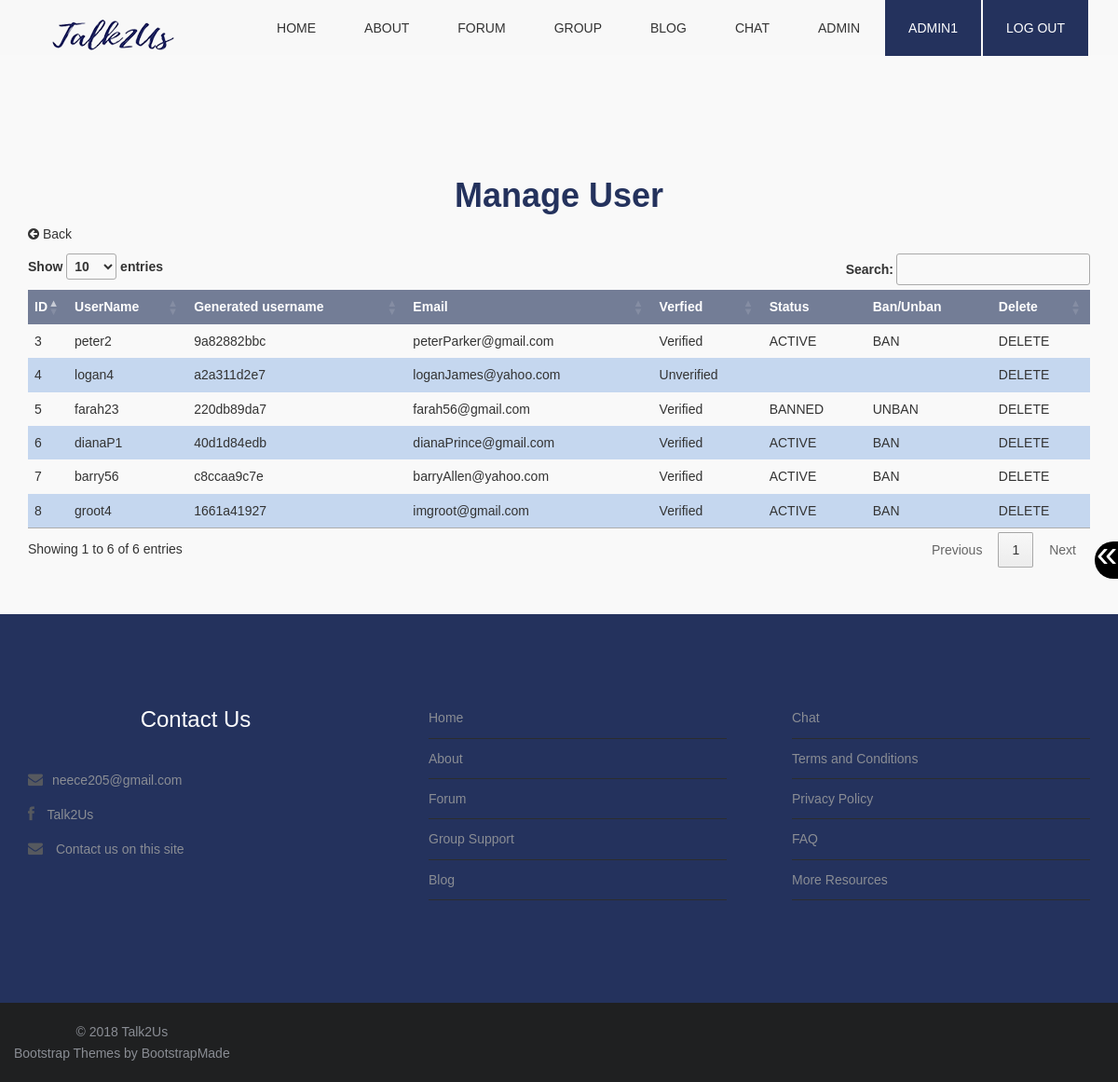
Page /manageUser.php (signed in) on the committed database.
### tables this page shows
CREATE TABLE `user` (
  `userID` int(10) NOT NULL,
  `username` varchar(50) NOT NULL,
  `usernameGen` varchar(50) NOT NULL,
  `email` varchar(50) NOT NULL,
  `passwordHash` varchar(255) NOT NULL,
  `dob` date NOT NULL,
  `accountID` int(10) NOT NULL,
  `banned` tinyint(1) NOT NULL,
  `verified` tinyint(1) NOT NULL
);

### manageUser.php (the view, shortened to what this page needs)
<?php
	require_once("function.php");
	include "database_conn.php";
	if(isset($_SESSION['userID'])){
		$accountID = $_SESSION['role'];
	}
	$sqlUser = "SELECT username, usernameGen, userID, email, banned, verified
	FROM user
	WHERE accountID=2
	ORDER BY userID";
	$rsUser = mysqli_query($conn,$sqlUser)
	or die(mysqli_error($conn));
	echo makePageStart("Talk2Us - Manage User");
	echo makeNav("");
	echo resizeButtons();
?>
<section class="box">
	<div class="container top-content">
<?php
	if (isset($_SESSION['userID'])){
		if ($accountID == "1") {
?>
	<h1><strong>Manage User</strong></h1>
<a href="admin.php" class="backButton"><p><i class="fa fa-arrow-circle-left fa-1x"></i> Back</p></a>
<?php
			if (mysqli_affected_rows($conn)>0) {
?>
	<table id="userTable">
		<thead>
			<tr>
				<th>ID</th>
				<th>UserName</th>
				<th>Generated username</th>
				<th>Email</th>
				<th>Verfied</th>
				<th>Status</th>
				<th>Ban/Unban</th>
				<th>Delete</th>
			</tr>
		</thead>
		<tbody>
<?php
				while($row = mysqli_fetch_assoc($rsUser)){
					$id				= 	$row["userID"];
					$username		=	$row["username"];
					$usernameGen	=	$row["usernameGen"];
					$email        	=	$row["email"];
					$banned        	=	$row["banned"];
					$verified       =	$row["verified"];
					echo "<tr>";
					echo "<td>$id</td>";
					echo "<td>$username</td>";
					echo "<td>$usernameGen</td>";
					echo "<td>$email</td>";
					if ($verified == "1"){
						echo "<td>Verified</td>";
					}else{
						echo "<td>Unverified</td>";
					}
					if ($verified == "1"){
						if ($banned == "0"){
							echo "<td>ACTIVE</td>";
						}else{
							echo "<td>BANNED</td>";
						}
						if($banned == "0"){
							echo "<td><a onClick=\"javascript: return confirm(' Are you sure you want to BAN $username? ');\" href=\"banUser.php?userID=$id\">BAN</a></td>";
						}else{
							echo "<td><a onClick=\"javascript: return confirm(' Are you sure you want to UNBAN $username? ');\" href=\"unbanUser.php?userID=$id\">UNBAN</a></td>";
						}
					} else{
						echo "<td></td>";
						echo "<td></td>";
					}
					echo "<td><a onClick=\"javascript: return confirm(' Are you sure you want to dlete $username? ');\" href=\"deleteUser.php?userID=$id\">DELETE</td>";
					echo "</tr>";
				}
				echo"</tbody>";
				echo"</table>";
			} else {
				echo noexist("users");
				echo "<a href=\"admin.php\"><p>Return to admin page</p></a>";
			}
		} else {
			echo wronglog("Admins");
		}
	} else {
		echo nolog();
	}
?>
</div>
</section>
<?php
	echo makeFooter();
  ?>

### css/style.css (style rules this page uses)
body { font-family: Arial, Helvetica, sans-serif; font-size:14px; font-weight:300; line-height:1.6em; color:#333; background-color:#fff; }
h1 { text-align:center; color: #24325D; }
p { color:#333; }
a { text-decoration:none; transition: all 0.1s ease-in-out; -moz-transition: all 0.1s ease-in-out; -webkit-transition: all 0.1s ease-in-out; -o-transition: all 0.1s ease-in-out; outline: none; color:#333; }
section.box { background-color:#f9f9f9; text-align:left; padding-top:50px; padding-bottom:50px; }
.inner-footer ul li,a { list-style:none; }
.top-content { margin-top: 120px !important; }
#submitblogtable td,th, #adminTable td,th,#userTable td,th,#contactTable td,th,#faqtable td,th,#faqquestable td,th, #dbCattable td,th , #applytable td,th , #postblogtable td,th , #submitblogtable td,th , #postblogcattable td,th , #repBlogtable td,th, #dbtopictable td,th, #groupmemtable td,th , #grouptable td,th,#repDBtable td,th,#repGStable td,th,#repChattable td,th { border-style: none !important; padding:0.5em !important; font-family: Arial, Helvetica, sans-serif !important; }
#submitblogtable th, #adminTable th,#userTable th,#contactTable th,#faqtable th,#faqquestable th,#dbCattable th,#applytable th,#postblogtable th,#submitblogtable th ,#postblogcattable th,#repBlogtable th,#dbtopictable th ,#groupmemtable th,#grouptable th,#repDBtable th,#repGStable th,#repChattable th { background-color: #737D96 !important; color: #FFFFFF !important; }
#submitblogtable tr:nth-of-type(even), #adminTable tr:nth-of-type(even),#userTable tr:nth-of-type(even),#contactTable tr:nth-of-type(even),#faqtable tr:nth-of-type(even),#faqquestable tr:nth-of-type(even),#dbCattable tr:nth-of-type(even),#applytable tr:nth-of-type(even),#postblogtable tr:nth-of-type(even),#submitblogtable tr:nth-of-type(even),#postblogcattable tr:nth-of-type(even),#repBlogtable tr:nth-of-type(even),#dbtopictable tr:nth-of-type(even),#groupmemtable tr:nth-of-type(even),#grouptable tr:nth-of-type(even),#repDBtable tr:nth-of-type(even),#repGStable tr:nth-of-type(even),#repChattable tr:nth-of-type(even) { background-color: #C5D7EF !important; }
#submitblogtable thead, #adminTable thead,#userTable thead,#contactTable thead,#faqtable thead,#faqquestable thead ,#dbCattable thead ,#applytable thead,#postblogtable thead,#submitblogtable thead ,#postblogcattable thead ,#repBlogtable thead,#dbtopictable thead,#groupmemtable thead,#grouptable thead,#repDBtable thead,#repGStable thead,#repChattable thead { background-color: #737D96 !important; color: #FFFFFF !important; }
.backButton { cursor: pointer; }

### rows in the picture
user: userID "3", username "peter2", usernameGen "9a82882bbc", email "peterParker@gmail.com", verified "Verified", banned "ACTIVE"
user: userID "4", username "logan4", usernameGen "a2a311d2e7", email "loganJames@yahoo.com", verified "Unverified"
user: userID "5", username "farah23", usernameGen "220db89da7", email "farah56@gmail.com", verified "Verified", banned "BANNED"
user: userID "6", username "dianaP1", usernameGen "40d1d84edb", email "dianaPrince@gmail.com", verified "Verified", banned "ACTIVE"
user: userID "7", username "barry56", usernameGen "c8ccaa9c7e", email "barryAllen@yahoo.com", verified "Verified", banned "ACTIVE"
user: userID "8", username "groot4", usernameGen "1661a41927", email "imgroot@gmail.com", verified "Verified", banned "ACTIVE"

### other values in the picture
$_SESSION['username'] "ADMIN1"
